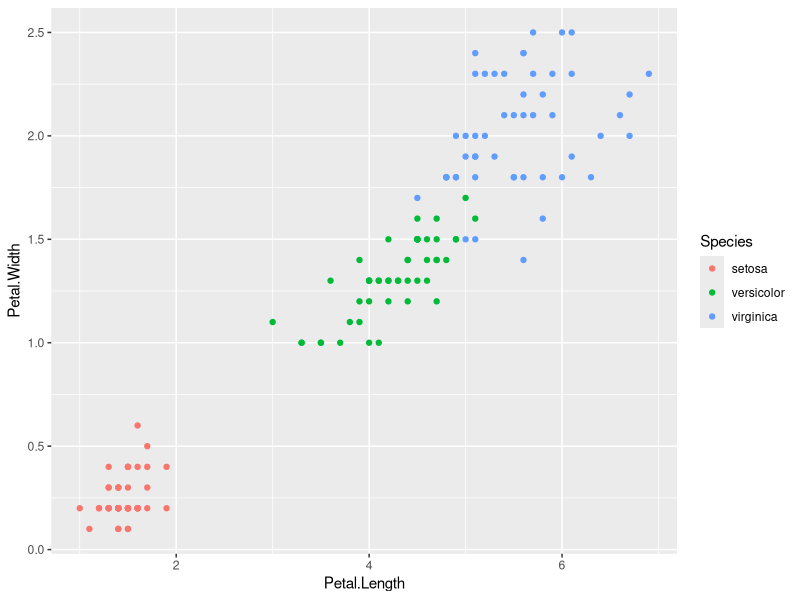
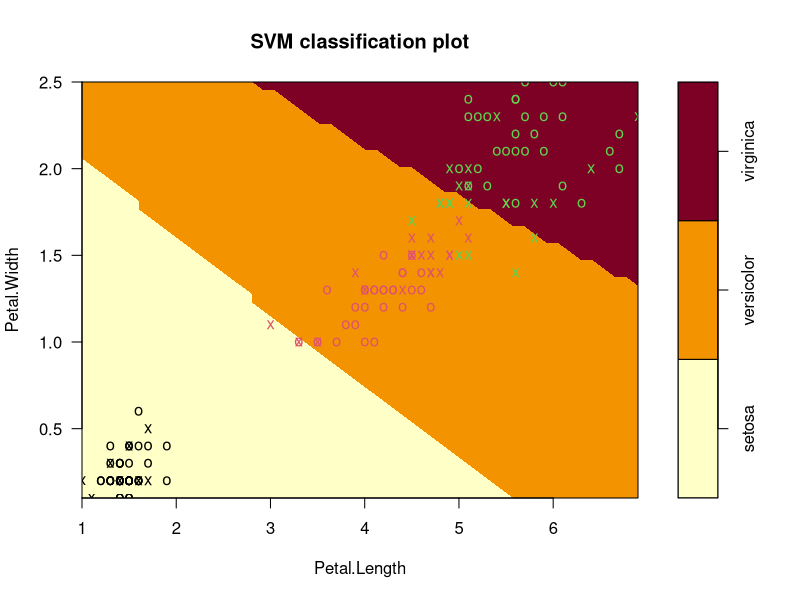
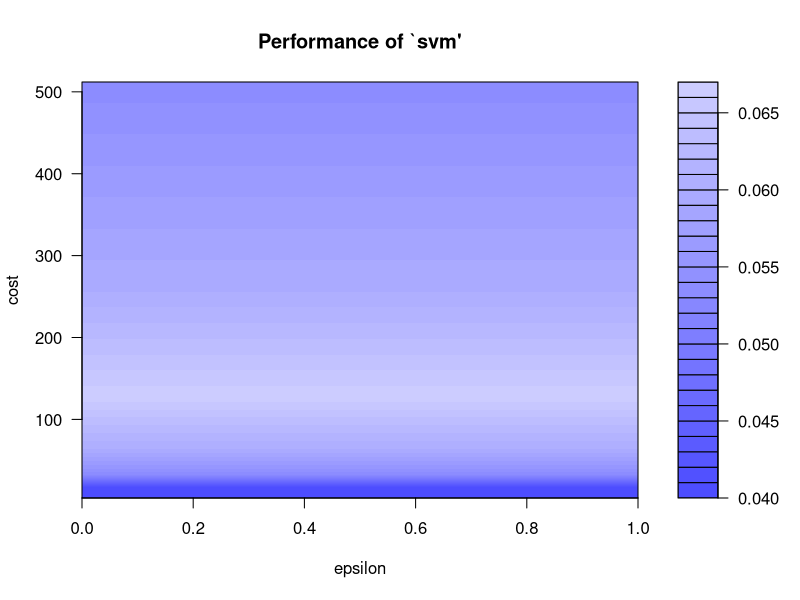
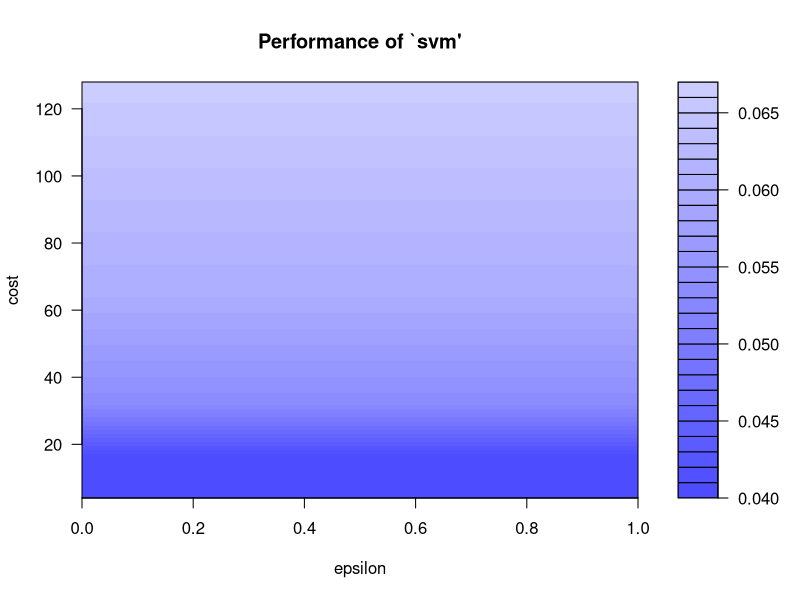

Here is the R script that generated these plots, in order: (Note: this script raises an error after producing the figures.)
#url: https://youtu.be/pS5gXENd3a4

#Data
data(iris)
library(ggplot2)
qplot(Petal.Length, Petal.Width, data = iris,
      color = Species)

#Support Vector machine (his way) - radial (gaussian) kernel by default
library(e1071)
set.seed(10)
mymodel <- svm(Species~.,
                data = iris)
summary(mymodel)
plot(mymodel, data = iris,
     Petal.Width~Petal.Length,
     slice = list(Sepal.Width = 3, Sepal.Length = 4))
#Confusion Matrix and Misclassification Error 
pred <- predict(mymodel, iris)
library(caret)
confusionMatrix(table(Predicted = pred, Actual = iris$Species))

#SVM with linear kernel 
set.seed(10)
lin_svmmodel <- svm(Species~.,
               data = iris,
               kernel = "linear")
summary(lin_svmmodel)
pred2 <- predict(lin_svmmodel, iris)
confusionMatrix(table(Predicted = pred2, Actual = iris$Species))

#tuning (episilon & cost makes sure that they pick the best parameters and do not settle)
set.seed(10)
tmodel <- tune(svm, Species ~., data = iris, 
               ranges = list(epsilon = seq(0,1,0.1), cost = 2^(2:9)))
plot(tmodel) 
#darker areas = better performance so lower values of cost = better performance
set.seed(10)
tmodel <- tune(svm, Species ~., data = iris, 
               ranges = list(epsilon = seq(0,1,0.1), cost = 2^(2:7)))
plot(tmodel)
summary(tmodel) 
#best model 
mymodel <- tmodel$best.model
summary(mymodel)
#confusion Matrix
pred <- predict(mymodel, iris)
confusionMatrix(table(Predicted = pred, Actual = iris$Species))

#=======Caret SVM================
library(caret)
grid <- expand.grid(C = c(0.01, 0.05, 0.1, 0.25, 0.5, 0.75, 1, 1.25, 1.5, 1.75, 2,5))
grid_radial <- expand.grid(sigma = seq(0,1,0.1),
                           C = c(0.01, 0.05, 0.1, 0.25, 0.5, 0.75,
                                 1, 1.5, 2,5))
custom = trainControl(method = "repeatedcv",
                   number = 10,
                   repeats = 3,
                   classProbs = TRUE)
#radialSVM
set.seed(10)
fit_svm <- train(Species~.,
                 data = iris, 
                 method = "svmRadial",
                 preProcess = c("center", "scale"),
                 trControl = custom,
                 tuneLength = 10,
                 tuneGrid = grid_radial)
fit_svm
p1 <- predict(fit_svm, iris)
confusionMatrix(p1, iris$Species)

#w/linear kernel
set.seed(10)
fit_svm2 <- train(Species~.,
                 data = iris, 
                 method = "svmLinear",
                 preProcess = c("center", "scale"),
                 trControl = custom,
                 tuneLength = 10,
                 tuneGrid = grid)
fit_svm2
p2 <- predict(fit_svm2, iris)
confusionMatrix(p2, iris$Species)
plot(fit_svm2)